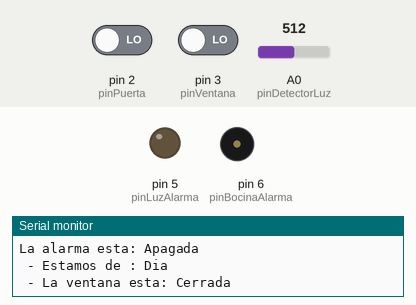
Simulated run of this sketch. Board: Arduino Uno, built with avr-gcc and run on an emulated ATmega328P. Shown: output pins drawn as LEDs (lit = HIGH), buzzer (waves = sounding), the last lines printed to the serial monitor. Dashed ring = blinking. The test bench sets the inputs (shaded band); at power-on: A0 (pinDetectorLuz) = 512, pin 2 (pinPuerta) LOW, pin 3 (pinVentana) LOW.

Above: at 1.2 s.
1.3 s: A0 (pinDetectorLuz) set to 216
4.3 s: A0 (pinDetectorLuz) set to 191
6.0 s: pin 2 (pinPuerta) driven HIGH
At 8.9 s:
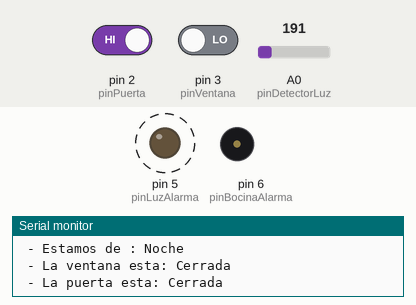
9.0 s: pin 3 (pinVentana) driven HIGH
At 9.9 s:
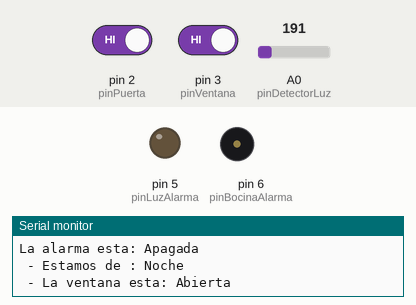
10.8 s: pin 3 (pinVentana) driven LOW
At 11.21 s:
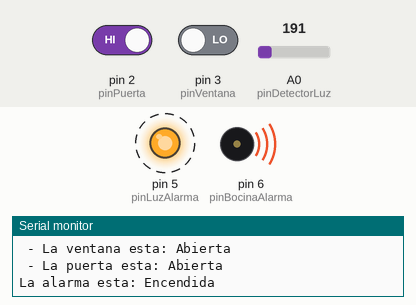
Timing chart, 0 to 17.8 s (numbered marks = the images above; inputs shaded):
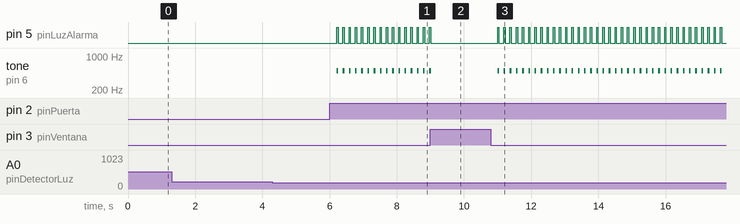

Measured:
- after the input at 6.0 s, pin 5 (pinLuzAlarma): alternates HIGH for 0.04 s and LOW for 0.14 s, starting after 0.21 s; tone on pin 6 (pinBocinaAlarma): alternates 500 Hz for 0.04 s and silent for 0.14 s, starting after 0.21 s
- after the input at 9.0 s, pin 5 (pinLuzAlarma): goes on until 9.0 s, then stays LOW; tone on pin 6 (pinBocinaAlarma): goes on until 9.0 s, then stays silent
- after the input at 10.8 s, pin 5 (pinLuzAlarma): alternates HIGH for 0.04 s and LOW for 0.14 s, starting after 0.20 s; tone on pin 6 (pinBocinaAlarma): alternates 500 Hz for 0.04 s and silent for 0.14 s, starting after 0.20 s

The sketch:

Alarma_Casa.ino
```cpp
// Arquitectura de Computadoras II
// Autor: Jonathan Rai Samines Solares
// Carnet: 6590-13-3813
// Alarma Casera
// Una alarma simple que detecta cuando un intruso (ladrón) ingreso sin autorización
// a una casa durante la noche por la ventana
// o sin encender la luz del pasillo de la casa cuando entra por la puerta

// Declaramos los pins de entrada que usaremos
const int pinPuerta = 2;
const int pinVentana = 3;
const int pinDetectorLuz = A0;

// Declaramos los pines de salida que usaremos
const int pinLuzAlarma = 5;
const int pinBocinaAlarma = 6;

// La alarma esta inicialmente apagada
bool estaAlarmaEncendida = false;

// Tanto la puerta como la ventana estan inicialmente cerradas
bool estaPuertaAbierta = false;
bool estaVentanaAbierta = false;

void setup() {
  // Se configura la puerta, la ventana y el indicador del día
  // como pines de entrada
  pinMode(pinPuerta, INPUT);
  pinMode(pinVentana, INPUT);
  pinMode(pinDetectorLuz, INPUT);

  // Se configura la luz y la bocina de la alarma como pines de salida
  pinMode(pinLuzAlarma, OUTPUT);
  pinMode(pinBocinaAlarma, OUTPUT);

  // Se inicializa el puerto serial
  Serial.begin(9600);
  Serial.println("Inicializando sistema de alarma");
}

bool determinarSiHayLuz() {
  // leemos el valor variable (analogo) del LDR
  int intensidadDeLuz = analogRead(pinDetectorLuz);

  // El rango de valores del LDR va de 0 a 512
  // Los valores de 0 al 200 consideran la luz como apagada (0)
  // Los valores de 201 en adelante la consideran como encendida (1)
  return intensidadDeLuz > 200;
}

void determinarSiDebeActivarseAlarma() {
  // Determinamos si es de día o de noche
  bool esDeNoche = !determinarSiHayLuz();

  // Determinamos si la luz de la casa esta encendida o apagada
  bool estaLuzApagada = !determinarSiHayLuz();

  // Determinamos si la puerta o la ventana fueron usadas
  bool ventanaFueUsada = (bool) digitalRead(pinVentana);
  bool puertaFueUsada = (bool) digitalRead(pinPuerta);

  // Cuando el botón es pulsado, entonces se considera que la puerta fue usada
  // Si estaba cerrada se abre, en el caso contrario se cierra
  if (puertaFueUsada) {
    estaPuertaAbierta = !estaPuertaAbierta;
  }

  // Cuando el botón es pulsado, entonces si considera que la ventana fue usada
  // Si estaba cerrada se abre, en el caso contrario se cierra
  if (ventanaFueUsada) {
    estaVentanaAbierta = !estaVentanaAbierta;
  }

  // Mostramos el estado actual de la alarma
  Serial.print(" - Estamos de : ");
  Serial.println(esDeNoche ? "Noche" : "Dia");

  Serial.print(" - La ventana esta: ");
  Serial.println(estaVentanaAbierta ? "Abierta" : "Cerrada");

  Serial.print(" - La puerta esta: ");
  Serial.println(estaPuertaAbierta ? "Abierta" : "Cerrada");

  // Si tanto la ventana como la puerta fueron abiertas simultaneamente entonces apagamos la alarma
  if (puertaFueUsada && ventanaFueUsada) {
    estaAlarmaEncendida = false;

    return;
  }


  // Si la puerta o la ventana fueron usadas, evaluamos
  // si la alarma debe de encenderse
  if (ventanaFueUsada || puertaFueUsada) {

    // Si la ventana fue abierta durante la noche o si la puerta fue abierta sin encender la luz
    // entonces consideramos que entro un ladrón y por tanto la alarma debe de encenderse
    if ((esDeNoche && estaVentanaAbierta) || (estaLuzApagada && estaPuertaAbierta)) {
      estaAlarmaEncendida = true;
    }
  }
}

void usarAlarma() {
  // Encendemos la luz y el sonido de la alarma
  digitalWrite(pinLuzAlarma, HIGH);
  tone(pinBocinaAlarma, 500);

  delay(20); // esperamos por 20ms

  // Apagamos la luz y el sonido del buzzer
  tone(pinBocinaAlarma, 0);
  digitalWrite(pinLuzAlarma, LOW);
}

void loop() {
  // Determinamos si la alarma debe de encenderse o no
  determinarSiDebeActivarseAlarma();

  // Mostramos en pantalla si la alarma esta por encenderse o apagarse
  Serial.print("La alarma esta: ");
  Serial.println(estaAlarmaEncendida ? "Encendida" : "Apagada");

  // Esperamos 100ms para volver a verificar de nuevo el estado de la alarma
  delay(100);

  // Si se considera que la alarma debe de encenderse
  // entonces producimos un sonido tipo cirena intermitente con ella
  if (estaAlarmaEncendida) {
    usarAlarma();
    usarAlarma();
  }
}
```
